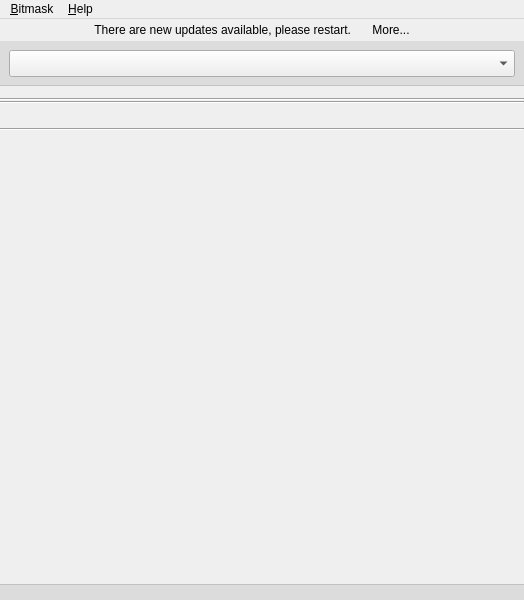
<?xml version="1.0" encoding="UTF-8"?>
<ui version="4.0">
 <class>MainWindow</class>
 <widget class="QMainWindow" name="MainWindow">
  <property name="geometry">
   <rect>
    <x>0</x>
    <y>0</y>
    <width>524</width>
    <height>600</height>
   </rect>
  </property>
  <property name="sizePolicy">
   <sizepolicy hsizetype="Fixed" vsizetype="Preferred">
    <horstretch>0</horstretch>
    <verstretch>0</verstretch>
   </sizepolicy>
  </property>
  <property name="minimumSize">
   <size>
    <width>524</width>
    <height>0</height>
   </size>
  </property>
  <property name="maximumSize">
   <size>
    <width>524</width>
    <height>16777215</height>
   </size>
  </property>
  <property name="windowTitle">
   <string>Bitmask</string>
  </property>
  <property name="windowIcon">
   <iconset resource="../../../../../data/resources/icons.qrc">
    <normaloff>:/images/mask-icon.png</normaloff>:/images/mask-icon.png</iconset>
  </property>
  <property name="inputMethodHints">
   <set>Qt::ImhHiddenText</set>
  </property>
  <property name="iconSize">
   <size>
    <width>128</width>
    <height>128</height>
   </size>
  </property>
  <widget class="QWidget" name="centralwidget">
   <layout class="QGridLayout" name="gridLayout">
    <property name="margin">
     <number>0</number>
    </property>
    <property name="spacing">
     <number>0</number>
    </property>
    <item row="1" column="0" colspan="2">
     <widget class="QScrollArea" name="scrollArea">
      <property name="frameShape">
       <enum>QFrame::NoFrame</enum>
      </property>
      <property name="frameShadow">
       <enum>QFrame::Plain</enum>
      </property>
      <property name="lineWidth">
       <number>0</number>
      </property>
      <property name="horizontalScrollBarPolicy">
       <enum>Qt::ScrollBarAlwaysOff</enum>
      </property>
      <property name="widgetResizable">
       <bool>true</bool>
      </property>
      <widget class="QWidget" name="scrollAreaWidgetContents">
       <property name="geometry">
        <rect>
         <x>0</x>
         <y>0</y>
         <width>524</width>
         <height>549</height>
        </rect>
       </property>
       <layout class="QVBoxLayout" name="verticalLayout">
        <property name="spacing">
         <number>0</number>
        </property>
        <property name="margin">
         <number>0</number>
        </property>
        <item>
         <widget class="QFrame" name="providerFrame">
          <property name="sizePolicy">
           <sizepolicy hsizetype="Preferred" vsizetype="Fixed">
            <horstretch>0</horstretch>
            <verstretch>0</verstretch>
           </sizepolicy>
          </property>
          <property name="autoFillBackground">
           <bool>false</bool>
          </property>
          <property name="styleSheet">
           <string notr="true">QFrame#providerFrame {background-color: rgba(0,0,0,20); border-bottom: 1px solid rgba(0,0,0,30);}</string>
          </property>
          <layout class="QHBoxLayout" name="horizontalLayout">
           <item>
            <widget class="QComboBox" name="cmbProviders">
             <property name="font">
              <font>
               <pointsize>12</pointsize>
              </font>
             </property>
            </widget>
           </item>
          </layout>
         </widget>
        </item>
        <item>
         <layout class="QVBoxLayout" name="loginLayout">
          <property name="topMargin">
           <number>12</number>
          </property>
         </layout>
        </item>
        <item>
         <widget class="Line" name="lineUnderLogin">
          <property name="orientation">
           <enum>Qt::Horizontal</enum>
          </property>
         </widget>
        </item>
        <item>
         <widget class="QWidget" name="eipWidget" native="true">
          <layout class="QVBoxLayout" name="eipVerticalLayout">
           <property name="spacing">
            <number>0</number>
           </property>
           <property name="margin">
            <number>0</number>
           </property>
           <item>
            <layout class="QVBoxLayout" name="eipLayout">
             <property name="leftMargin">
              <number>12</number>
             </property>
             <property name="topMargin">
              <number>0</number>
             </property>
             <property name="rightMargin">
              <number>12</number>
             </property>
             <property name="bottomMargin">
              <number>0</number>
             </property>
            </layout>
           </item>
          </layout>
         </widget>
        </item>
        <item>
         <widget class="Line" name="lineUnderEIP">
          <property name="orientation">
           <enum>Qt::Horizontal</enum>
          </property>
         </widget>
        </item>
        <item>
         <widget class="QWidget" name="mailWidget" native="true">
          <layout class="QVBoxLayout" name="verticalLayout_3">
           <property name="spacing">
            <number>0</number>
           </property>
           <property name="margin">
            <number>0</number>
           </property>
           <item>
            <layout class="QVBoxLayout" name="mailLayout">
             <property name="spacing">
              <number>6</number>
             </property>
             <property name="margin">
              <number>12</number>
             </property>
            </layout>
           </item>
          </layout>
         </widget>
        </item>
        <item>
         <widget class="Line" name="lineUnderEmail">
          <property name="orientation">
           <enum>Qt::Horizontal</enum>
          </property>
         </widget>
        </item>
        <item>
         <spacer name="verticalSpacer">
          <property name="orientation">
           <enum>Qt::Vertical</enum>
          </property>
          <property name="sizeHint" stdset="0">
           <size>
            <width>20</width>
            <height>0</height>
           </size>
          </property>
         </spacer>
        </item>
        <item>
         <widget class="QFrame" name="frame">
          <property name="sizePolicy">
           <sizepolicy hsizetype="Preferred" vsizetype="Fixed">
            <horstretch>0</horstretch>
            <verstretch>0</verstretch>
           </sizepolicy>
          </property>
          <property name="minimumSize">
           <size>
            <width>0</width>
            <height>16</height>
           </size>
          </property>
          <property name="autoFillBackground">
           <bool>false</bool>
          </property>
          <property name="styleSheet">
           <string notr="true">background-color: rgba(0,0,0,20); border-top: 1px solid rgba(0,0,0,30);</string>
          </property>
         </widget>
        </item>
       </layout>
      </widget>
     </widget>
    </item>
    <item row="0" column="0" colspan="2">
     <layout class="QGridLayout" name="gridLayout_4">
      <item row="1" column="1">
       <widget class="QLabel" name="lblNewUpdates">
        <property name="text">
         <string>There are new updates available, please restart.</string>
        </property>
        <property name="alignment">
         <set>Qt::AlignRight|Qt::AlignTrailing|Qt::AlignVCenter</set>
        </property>
       </widget>
      </item>
      <item row="1" column="0">
       <spacer name="horizontalSpacer_8">
        <property name="orientation">
         <enum>Qt::Horizontal</enum>
        </property>
        <property name="sizeHint" stdset="0">
         <size>
          <width>40</width>
          <height>0</height>
         </size>
        </property>
       </spacer>
      </item>
      <item row="0" column="1">
       <spacer name="horizontalSpacer_7">
        <property name="orientation">
         <enum>Qt::Horizontal</enum>
        </property>
        <property name="sizeHint" stdset="0">
         <size>
          <width>40</width>
          <height>0</height>
         </size>
        </property>
       </spacer>
      </item>
      <item row="1" column="2">
       <widget class="QPushButton" name="btnMore">
        <property name="sizePolicy">
         <sizepolicy hsizetype="Preferred" vsizetype="Preferred">
          <horstretch>0</horstretch>
          <verstretch>0</verstretch>
         </sizepolicy>
        </property>
        <property name="text">
         <string>More...</string>
        </property>
        <property name="flat">
         <bool>true</bool>
        </property>
       </widget>
      </item>
      <item row="1" column="3">
       <spacer name="horizontalSpacer_9">
        <property name="orientation">
         <enum>Qt::Horizontal</enum>
        </property>
        <property name="sizeHint" stdset="0">
         <size>
          <width>40</width>
          <height>0</height>
         </size>
        </property>
       </spacer>
      </item>
     </layout>
    </item>
   </layout>
  </widget>
  <widget class="QMenuBar" name="menubar">
   <property name="geometry">
    <rect>
     <x>0</x>
     <y>0</y>
     <width>524</width>
     <height>21</height>
    </rect>
   </property>
   <widget class="QMenu" name="menuFile">
    <property name="title">
     <string>&amp;Bitmask</string>
    </property>
    <addaction name="action_create_new_account"/>
    <addaction name="action_advanced_key_management"/>
    <addaction name="action_pixelated_mail"/>
    <addaction name="separator"/>
    <addaction name="action_preferences"/>
    <addaction name="separator"/>
    <addaction name="action_quit"/>
   </widget>
   <widget class="QMenu" name="menuHelp">
    <property name="title">
     <string>&amp;Help</string>
    </property>
    <addaction name="action_show_logs"/>
    <addaction name="separator"/>
    <addaction name="action_about_leap"/>
   </widget>
   <addaction name="menuFile"/>
   <addaction name="menuHelp"/>
  </widget>
  <action name="action_preferences">
   <property name="enabled">
    <bool>true</bool>
   </property>
   <property name="text">
    <string>Pr&amp;eferences...</string>
   </property>
  </action>
  <action name="action_quit">
   <property name="text">
    <string>&amp;Quit</string>
   </property>
  </action>
  <action name="action_about_leap">
   <property name="text">
    <string>About &amp;Bitmask</string>
   </property>
  </action>
  <action name="action_wizard">
   <property name="text">
    <string>&amp;Wizard</string>
   </property>
  </action>
  <action name="action_show_logs">
   <property name="text">
    <string>Show &amp;Log</string>
   </property>
  </action>
  <action name="action_create_new_account">
   <property name="text">
    <string>Create a new account...</string>
   </property>
  </action>
  <action name="action_pixelated_mail">
   <property name="text">
    <string>Bitmask Mail</string>
   </property>
  </action>
  <action name="action_advanced_key_management">
   <property name="enabled">
    <bool>false</bool>
   </property>
   <property name="text">
    <string>Advanced Key Management</string>
   </property>
   <property name="visible">
    <bool>false</bool>
   </property>
  </action>
 </widget>
 <resources>
  <include location="../../../../../data/resources/icons.qrc"/>
  <include location="../../../../../data/resources/locale.qrc"/>
 </resources>
 <connections/>
</ui>
